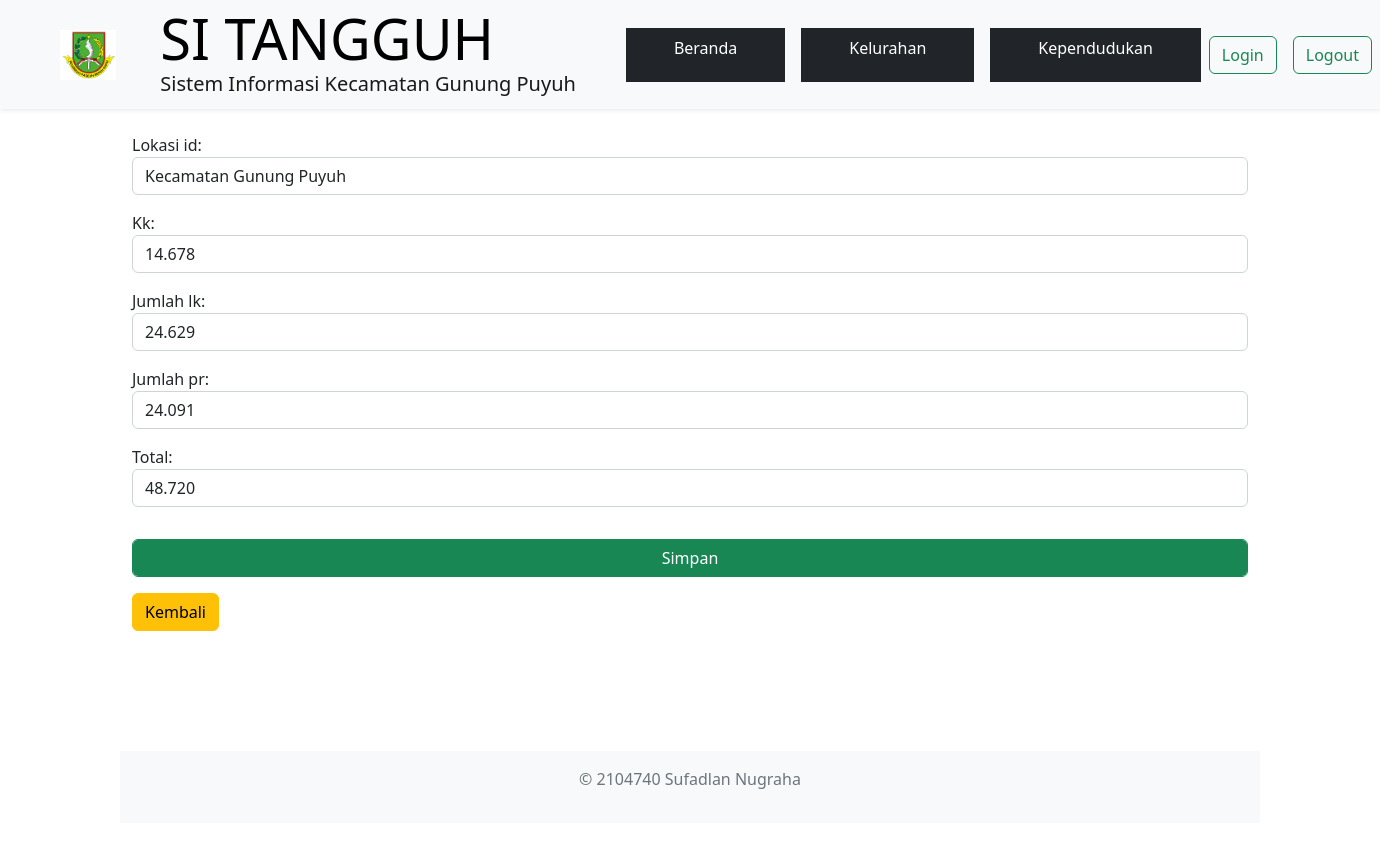
Page /kependudukan/u_kependudukan/1 (signed in) on the committed database.
### app_uas/models.py (models this page shows, shortened)
class db_penduduk(models.Model):
    lokasi_id = models.ForeignKey(lokasi, on_delete=models.CASCADE, null=True)
    kk = models.CharField(max_length=50)
    jumlah_lk = models.CharField(max_length=50)
    jumlah_pr = models.CharField(max_length=50)
    total = models.CharField(max_length=50)

### app_uas/views.py (the view)
# urls.py: path('kependudukan/u_kependudukan/<int:id>', u_kependudukan, name = 'u_kependudukan'),
@login_required(login_url='login')
def u_kependudukan(request, id):
    db_kependudukan = db_penduduk.objects.get(id=id)
    template = "u_kependudukan.html"
    if request.POST:
        form = formkependudukan(request.POST, instance=db_kependudukan)
        if form.is_valid():
            form.save()
            pesan = 'Data Berhasil Diperbaharui!'
            data = {
        'Title' : 'Perbaharui Data Kependudukan',
        'form' : form,
        'pesan' : pesan,
        'Jurnal' : db_kependudukan,
     }
        return render(request, template, data)
    else:
            form = formkependudukan(instance=db_kependudukan)
            data ={
            'Title' : 'Perbaharui Data Kependudukan',
            'form' : form,
            'Jurnal' : db_kependudukan,
    }
    return render(request, template, data)

### app_uas/forms.py
class formkependudukan(ModelForm):
    class Meta:
        model = db_penduduk
        fields = '__all__'
        widgets = {
      'kk' : forms.TextInput({'class':'form-control'}),
      'jumlah_lk' : forms.TextInput({'class':'form-control'}),
      'jumlah_pr' : forms.TextInput({'class':'form-control'}),
      'total' : forms.TextInput({'class':'form-control'}),
      'lokasi_id' : forms.Select({'class':'form-control'}),
    }

### app_uas/models.py (called while the page is built)
    def __str__(self):
        return self.nama_tempat

### app_uas/templates/u_kependudukan.html (shortened to what this page needs)
{% extends 'base.html' %}
{% block content %}
<br>
<div class="container">
<div class="row">
    <div class="col md-6">
<form action="{% url 'u_kependudukan' Jurnal.id %}" method="post">
    {{ form.as_p }}
    <input type="submit" value="Simpan" class="btn btn-success mt-3">
    <a href="/kependudukan/" class="btn btn-warning mt-3">Kembali</a>
</form>
</div>
</div>
</div><br><br><br>
{% endblock %}

### rows in the picture
db_penduduk: lokasi_id "Kecamatan Gunung Puyuh", kk "14.678", jumlah_lk "24.629", jumlah_pr "24.091", total "48.720"
